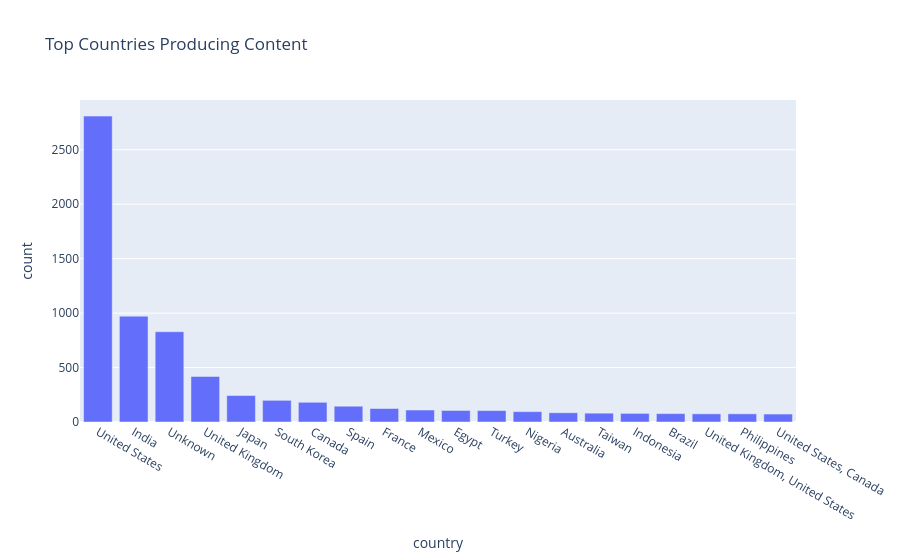

Notebook code cell kept with this figure:
### Code cell
fig = px.bar(top_countries.reset_index(),x ="country",y = "count",title="Top Countries Producing Content" )
fig.write_image("temp.png")
from IPython.display import Image
Image("temp.png")

### Figure 1 — Plotly figure (JSON) as saved in the notebook; plotly's stock layout.template omitted (floating-point values rounded to 4 significant figures)
{"data": [{"hovertemplate": "country=%{x}<br>count=%{y}<extra></extra>", "legendgroup": "", "marker": {"color": "#636efa", "pattern": {"shape": ""}}, "name": "", "orientation": "v", "showlegend": false, "textposition": "auto", "type": "bar", "x": ["United States", "India", "Unknown", "United Kingdom", "Japan", "South Korea", "Canada", "Spain", "France", "Mexico", "Egypt", "Turkey", "Nigeria", "Australia", "Taiwan", "Indonesia", "Brazil", "United Kingdom, United States", "Philippines", "United States, Canada"], "xaxis": "x", "y": [2809, 972, 829, 418, 243, 199, 181, 145, 124, 110, 106, 105, 95, 85, 81, 79, 77, 75, 75, 73], "yaxis": "y"}], "layout": {"barmode": "relative", "legend": {"tracegroupgap": 0}, "title": {"text": "Top Countries Producing Content"}, "xaxis": {"anchor": "y", "domain": [0, 1], "title": {"text": "country"}}, "yaxis": {"anchor": "x", "domain": [0, 1], "title": {"text": "count"}}}}
